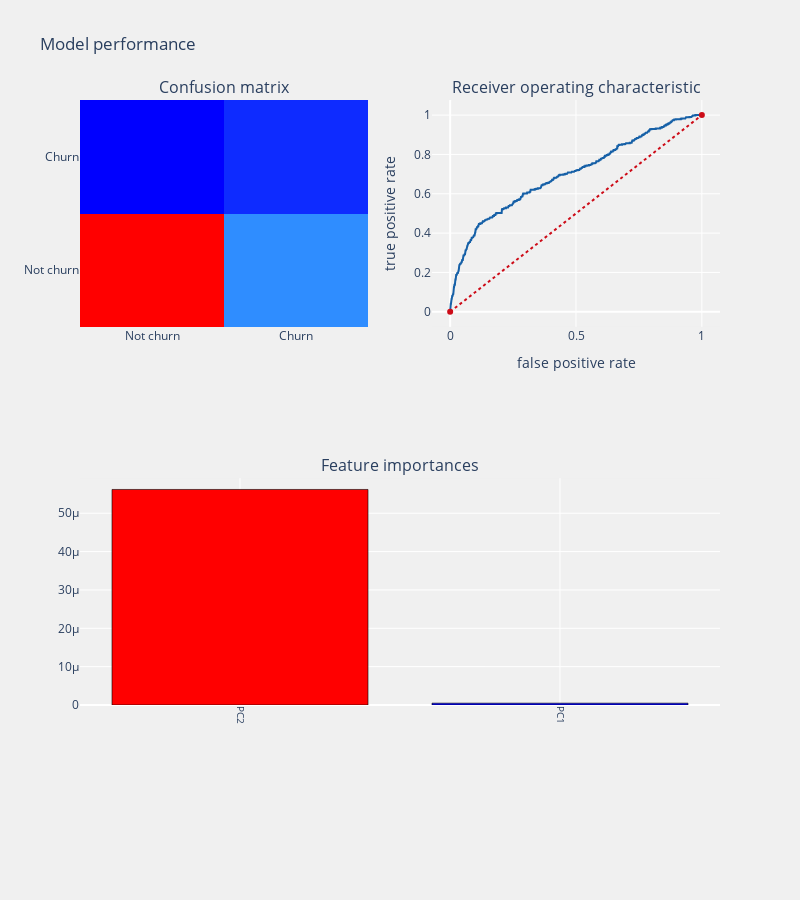

The notebook cell this image was saved under:
### Markdown cell above
### The part I did with the trained dataset

### Code cell
#logistic regression model
from sklearn.linear_model import LogisticRegression

log_rg = LogisticRegression(C=1.0, class_weight=None, dual=False, fit_intercept=True,
                           intercept_scaling=1, max_iter=100, multi_class='ovr', n_jobs=1,
                           penalty='l2', random_state=None, solver='liblinear', tol=0.0001,
                           verbose=0, warm_start=False)

churn_prediction(log_rg, x_train, x_test, y_train, y_test, "coefficients", threshold_plot=True)

### Figure 1 — Plotly figure (JSON) as saved in the notebook; plotly's stock layout.template omitted (floating-point values rounded to 4 significant figures; data arrays with more than 128 entries replaced by an {"elided": "..."} marker saying what was removed)
{"data": [{"colorscale": [[0, "rgb(0,0,255)"], [0.1, "rgb(51,153,255)"], [0.2, "rgb(102,204,255)"], [0.3, "rgb(153,204,255)"], [0.4, "rgb(204,204,255)"], [0.5, "rgb(255,255,255)"], [0.6, "rgb(255,204,255)"], [0.7, "rgb(255,153,255)"], [0.8, "rgb(255,102,204)"], [0.9, "rgb(255,102,102)"], [1, "rgb(255,0,0)"]], "name": "Confusion matrix", "showscale": false, "type": "heatmap", "x": ["Not churn", "Churn"], "xaxis": "x", "y": ["Not churn", "Churn"], "yaxis": "y", "z": [[1249, 340], [248, 276]]}, {"line": {"color": "rgb(22, 96, 167)", "width": 2}, "name": "Roc: 0.6563732531382261", "type": "scatter", "x": {"elided": "674 float values"}, "xaxis": "x2", "y": {"elided": "674 float values"}, "yaxis": "y2"}, {"line": {"color": "rgb(205, 12, 24)", "dash": "dot", "width": 2}, "type": "scatter", "x": [0, 1], "xaxis": "x2", "y": [0, 1], "yaxis": "y2"}, {"marker": {"color": [5.621e-05, 4.814e-07], "colorscale": [[0, "rgb(0,0,255)"], [0.1, "rgb(51,153,255)"], [0.2, "rgb(102,204,255)"], [0.3, "rgb(153,204,255)"], [0.4, "rgb(204,204,255)"], [0.5, "rgb(255,255,255)"], [0.6, "rgb(255,204,255)"], [0.7, "rgb(255,153,255)"], [0.8, "rgb(255,102,204)"], [0.9, "rgb(255,102,102)"], [1, "rgb(255,0,0)"]], "line": {"color": "black", "width": 0.6}}, "name": "coefficients", "type": "bar", "x": ["PC2", "PC1"], "xaxis": "x3", "y": [5.621e-05, 4.814e-07], "yaxis": "y3"}], "layout": {"annotations": [{"font": {"size": 16}, "showarrow": false, "text": "Confusion matrix", "x": 0.225, "xanchor": "center", "xref": "paper", "y": 1, "yanchor": "bottom", "yref": "paper"}, {"font": {"size": 16}, "showarrow": false, "text": "Receiver operating characteristic", "x": 0.775, "xanchor": "center", "xref": "paper", "y": 1, "yanchor": "bottom", "yref": "paper"}, {"font": {"size": 16}, "showarrow": false, "text": "Feature importances", "x": 0.5, "xanchor": "center", "xref": "paper", "y": 0.375, "yanchor": "bottom", "yref": "paper"}], "autosize": false, "height": 900, "margin": {"b": 195}, "paper_bgcolor": "rgba(240,240,240, 0.95)", "plot_bgcolor": "rgba(240,240,240, 0.95)", "showlegend": false, "title": {"text": "Model performance"}, "width": 800, "xaxis": {"anchor": "y", "domain": [0, 0.45]}, "xaxis2": {"anchor": "y2", "domain": [0.55, 1], "title": {"text": "false positive rate"}}, "xaxis3": {"anchor": "y3", "domain": [0, 1], "showgrid": true, "tickangle": 90, "tickfont": {"size": 10}}, "yaxis": {"anchor": "x", "domain": [0.625, 1]}, "yaxis2": {"anchor": "x2", "domain": [0.625, 1], "title": {"text": "true positive rate"}}, "yaxis3": {"anchor": "x3", "domain": [0, 0.375]}}}
